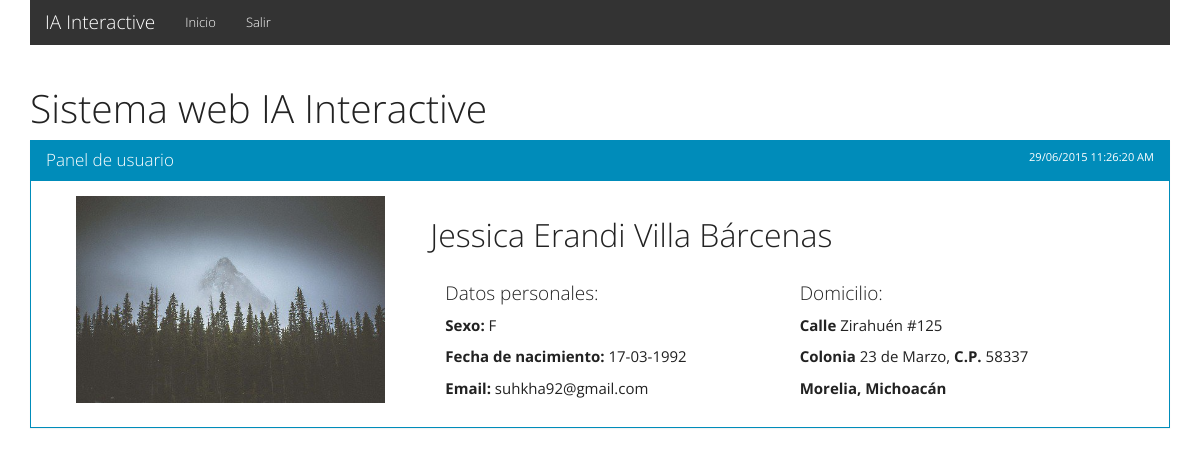
The page /site/users/profile.php?id=26 (signed in) on the database its author committed.
### tables this page shows
CREATE TABLE IF NOT EXISTS `users` (
  `id_user` int(10) unsigned NOT NULL AUTO_INCREMENT,
  `id_city` int(10) unsigned NOT NULL,
  `id_rol` int(10) unsigned DEFAULT NULL,
  `image` varchar(255) DEFAULT NULL,
  `username` varchar(255) DEFAULT NULL,
  `lastname_1` varchar(255) DEFAULT NULL,
  `lastname_2` varchar(255) DEFAULT NULL,
  `gender` varchar(1) DEFAULT NULL,
  `birthday` date DEFAULT NULL,
  `email` varchar(100) DEFAULT NULL,
  `password` varchar(100) DEFAULT NULL,
  `street` varchar(255) DEFAULT NULL,
  `number_home` int(5) DEFAULT NULL,
  `location` varchar(255) DEFAULT NULL,
  `zip` int(6) DEFAULT NULL,
  `vote` tinyint(2) NOT NULL,
  PRIMARY KEY (`id_user`),
  KEY `FK_city` (`id_city`),
  KEY `FK_rol` (`id_rol`)
);

CREATE TABLE IF NOT EXISTS `cities` (
  `id_city` int(10) unsigned NOT NULL AUTO_INCREMENT,
  `id_state` int(10) unsigned NOT NULL,
  `city` varchar(100) DEFAULT NULL,
  PRIMARY KEY (`id_city`),
  KEY `FK_state` (`id_state`)
);

CREATE TABLE IF NOT EXISTS `states` (
  `id_state` int(10) unsigned NOT NULL AUTO_INCREMENT,
  `state` varchar(100) DEFAULT NULL,
  PRIMARY KEY (`id_state`)
);

### site/blocks/__block--session.php (called while the page is built, shortened)
<?php
$username   = $_SESSION['username'];
$lastname_1 = $_SESSION['lastname_1'];
$lastname_2 = $_SESSION['lastname_2'];
$gender     = $_SESSION['gender'];
$image      = $_SESSION['image'];
?>

### site/class/User.php (called while the page is built, shortened)
<?php
class User{
    public function find($id_user){
        return $find = mysql_query("SELECT id_user, id_city, id_rol, image, username, lastname_1, lastname_2, gender, birthday, email, password, street, number_home,location, zip FROM users WHERE id_user='".$id_user."' LIMIT 1");
    }
}
?>

### site/class/City.php (called while the page is built)
<?php
class City{
    public function find($id_city){
        return $search = mysql_query("SELECT id_city, states.id_state, states.state, city FROM cities INNER JOIN states ON(cities.id_state = states.id_state ) WHERE id_city='".$id_city."' LIMIT 1");
    }
}
?>

### site/users/profile.php (the view, shortened to what this page needs)
<?php
include('../blocks/__block--session.php');
include '../persistent-options.php';
$id_user = $_GET['id'];
require('../class/User.php');
$user = new User($image, $username, $lastname_1, $lastname_2, $gender, $birthday, $email, $password, $street, $number, $location, $zip, $city);
$data_user = mysql_fetch_object($user->find($id_user));
$id_city = $data_user->id_city;
require('../class/City.php');
$city      = new City();
$data_city = mysql_fetch_object($city->find($id_city));
?>
<!DOCTYPE html>
<html lang="en">
<head>
</head>
<body>
<div class="container">
    <h1>Sistema web IA Interactive</h1>
    <div class="m-top panel panel-primary">
        <div class="panel-heading">
            <h3 class="panel-title">Panel de usuario <small class="right"><?php echo date("d/m/Y h:i:s A"); ?></small></h3>
        </div>
        <div class="panel-body">
            <div class="row">
                <div class="col-md-12">
                    <div class="col-md-4">
                        <div class="form-group">
                            <div class="col-md-12">
                                <div class="fileupload fileupload-new" data-provides="fileupload">
                                <?php if($_SESSION['id_user'] == $id_user){ ?>
                                    <a href="profile-edit.php?id=<?php echo $id_user; ?>">
                                        <img src="../../<?php echo $data_user->image; ?>" class="img-responsive" alt="">
                                    </a>
                                <?php }else{ ?>
                                    <img src="../../<?php echo $data_user->image; ?>" class="img-responsive" alt="">
                                <?php } ?>
                                </div>
                            </div>
                        </div>
                    </div>
                    <div class="col-md-8">
                        <div class="form-group">
                            <h2><?php echo $data_user->username; ?> <?php echo $data_user->lastname_1; ?> <?php echo $data_user->lastname_2; ?></h2>
                            <div class="col-md-6 m-top">
                                <h4>Datos personales: </h4>
                                <p><strong>Sexo: </strong><?php echo $data_user->gender; ?></p>
                                <p><strong>Fecha de nacimiento: </strong><?php echo date("d-m-Y", strtotime($data_user->birthday)); ?></p>
                                <p><strong>Email: </strong><?php echo $data_user->email; ?></p>
                            </div>
                            <div class="col-md-6 m-top">
                                <h4>Domicilio: </h4>
                                <p><strong>Calle </strong><?php echo $data_user->street; ?> #<?php echo $data_user->number_home; ?></p>
                                <p><strong>Colonia </strong><?php echo $data_user->location; ?>, <strong>C.P.</strong> <?php echo $data_user->zip; ?></p>
                                <p><strong><?php echo $data_city->city ?>, <?php echo $data_city->state ?></strong></p>
                            </div>
                        </div>
                    </div>
                </div>
            </div>
        </div>
    </div>
</div>
</body>
</html>

### styles/main.css (style rules this page uses)
.m-top { margin-top: 10px; }
.right { float:right; }

### rows shown on the page
users: image (picture), username "Jessica Erandi", lastname_1 "Villa", lastname_2 "Bárcenas", gender "F", birthday "17-03-1992", email "suhkha92@gmail.com", street "Zirahuén", number_home "125", location "23 de Marzo", zip "58337"
cities: city "Morelia", id_state.state "Michoacán"
